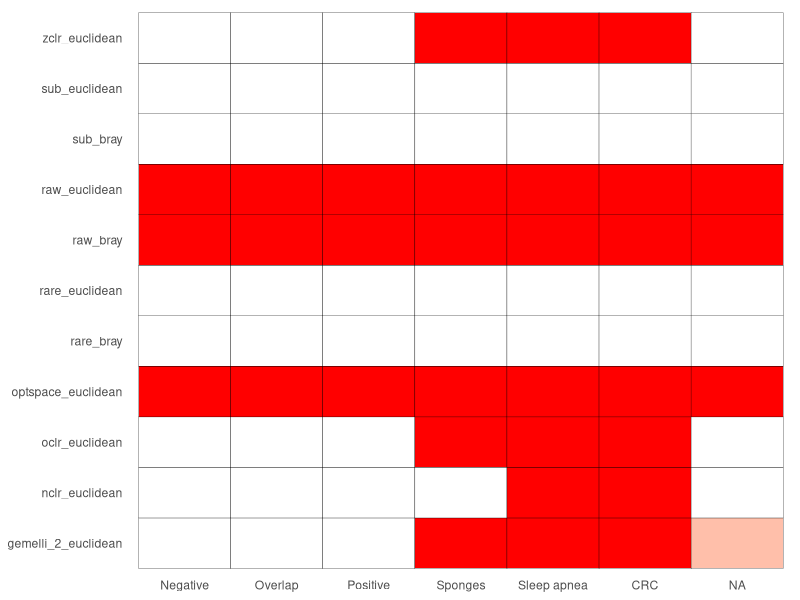
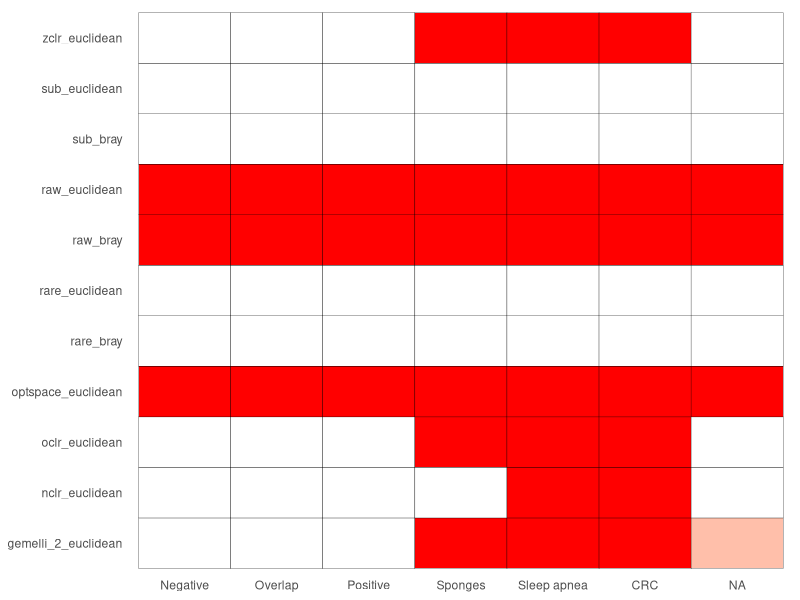

Source code (R) for these figures, in order:
#!/usr/bin/env Rscript

library(tidyverse)
library(glue)

median_iqr <- function(x) {

    tibble(ymin = quantile(x, prob = 0.25),
            y = median(x),
            ymax = quantile(x, prob = 0.75))
}

datasets <- c("negative" = "Negative",
              "overlap" = "Overlap",
              "positive" = "Positive",
              "sponges" = "Sponges",
              "sleep_apnea" = "Sleep apnea",
              "crc" = "CRC")

processes <- c("raw", "rare", "sub", "oclr", "nclr", "zclr", "gemelli_2", "optspace")

read_tsv("data/pooled_data/permanova_size.tsv") %>%
  filter(effect == "size",
        process %in% processes) %>%
  select(dataset, process, process, distance, f_statistic, p_value) %>%
  mutate(process_dist = glue("{process}_{distance}"),
        dataset = factor(dataset, levels = names(datasets), labels = datasets)) %>%
  group_by(dataset, process_dist) %>%
  summarize(f_sig = mean(p_value < 0.05)) %>%
  ggplot(aes(x = dataset, y = process_dist, fill = f_sig)) +
  geom_tile(color = "black", show.legend = FALSE) +
  scale_fill_gradient(name = NULL,
                      low = "#FFFFFF",
                      high = "#FF0000") +
  labs(x = NULL,
      y = NULL) +
  theme_minimal() +
  theme(
    plot.background = element_rect(fill = "white", color = "white"),
    panel.grid = element_blank()
  )


ggsave("figures/permanova_size.tiff",
      width = 7, height = 3,
      compression = "lzw+p")
